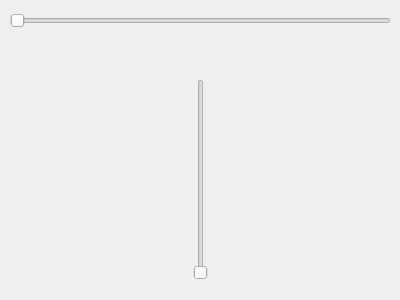
<?xml version="1.0" encoding="UTF-8"?>
<ui version="4.0">
 <class>Dialog</class>
 <widget class="QDialog" name="Dialog">
  <property name="geometry">
   <rect>
    <x>0</x>
    <y>0</y>
    <width>400</width>
    <height>300</height>
   </rect>
  </property>
  <property name="windowTitle">
   <string>Dialog</string>
  </property>
  <widget class="QSlider" name="horizontalSlider">
   <property name="geometry">
    <rect>
     <x>10</x>
     <y>10</y>
     <width>381</width>
     <height>22</height>
    </rect>
   </property>
   <property name="orientation">
    <enum>Qt::Horizontal</enum>
   </property>
  </widget>
  <widget class="QLabel" name="labelH">
   <property name="geometry">
    <rect>
     <x>10</x>
     <y>40</y>
     <width>371</width>
     <height>16</height>
    </rect>
   </property>
   <property name="text">
    <string/>
   </property>
  </widget>
  <widget class="QSlider" name="verticalSlider">
   <property name="geometry">
    <rect>
     <x>190</x>
     <y>79</y>
     <width>22</width>
     <height>201</height>
    </rect>
   </property>
   <property name="orientation">
    <enum>Qt::Vertical</enum>
   </property>
  </widget>
  <widget class="QLabel" name="labelV">
   <property name="geometry">
    <rect>
     <x>230</x>
     <y>180</y>
     <width>53</width>
     <height>16</height>
    </rect>
   </property>
   <property name="text">
    <string/>
   </property>
  </widget>
 </widget>
 <resources/>
 <connections/>
</ui>
